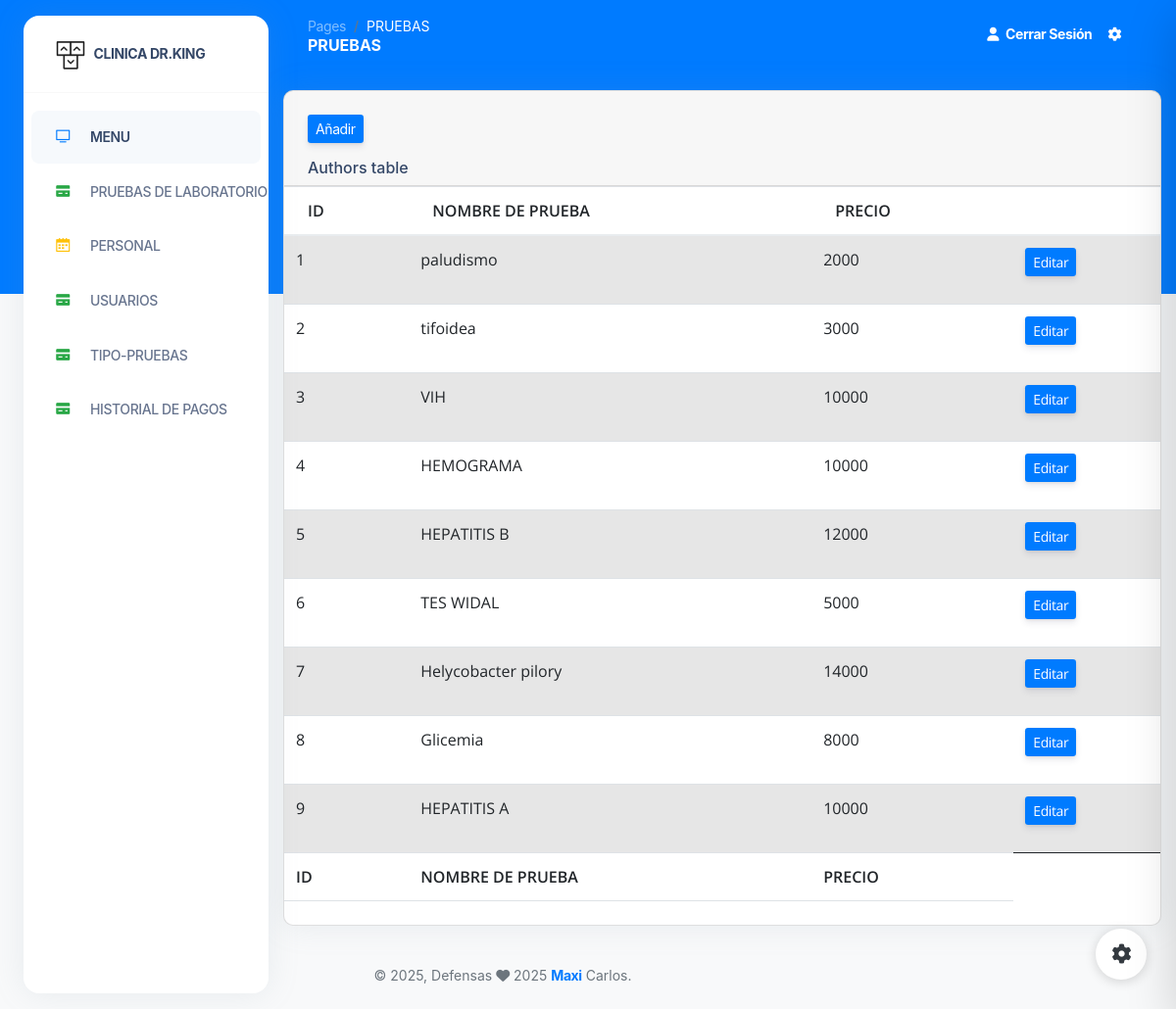
/ADMINISTRADOR/analiticas.php (signed in), run on the app's committed database.
### tables this page shows
CREATE TABLE `tipo_prueba` (
  `id` int(11) NOT NULL,
  `nombre_prueba` varchar(100) NOT NULL,
  `precio` int(11) NOT NULL
);

### componentes/tabla_analiticas.php (the view, shortened to what this page needs)
<?php
   require '../conexion/conexion.php';
   $sqlPacientes = "SELECT * FROM tipo_prueba";
   $pacientes = $conn->query($sqlPacientes);
   ?>
<div class="container-fluid py-4">
    <div class="row">
        <div class="col-12">
            <div class="card mb-4">
                <div class="card-header pb-0">
                    <a href="../ADMINISTRADOR/registrar_analiticas.php" class="btn btn-primary btn-sm">Añadir</a>
                    <h6>Authors table</h6>
                </div>
                <div class="card-body px-0 pt-0 pb-2">
                    <div class="table-responsive p-0">
                        <table id="example" class="table table-striped" style="width:100%">
                            <thead>
                                <tr>
                                    <th>ID</th>
                                    <th>NOMBRE DE PRUEBA</th>
                                    <th>PRECIO</th>
                                    <th></th>
                                </tr>
                            </thead>
                            <tbody>
                                <?php while ($row_pacientes = $pacientes->fetch_assoc()) {  ?>
                                    <tr>
                                        <td> <?= $row_pacientes['id']; ?></td>
                                        <td> <?= $row_pacientes['nombre_prueba']; ?></td>
                                        <td> <?= $row_pacientes['precio']; ?></td>
                                        <td>
                                            <a href="../ADMINISTRADOR/editar_analiticas.php?id=<?= $row_pacientes['id'];  ?>" class="btn btn-sm btn-primary">Editar</a>
                                        </td>
                                    </tr>
                                <?php } ?>
                            </tbody>
                            <tfoot>
                                <tr>
                                    <th>ID</th>
                                    <th>NOMBRE DE PRUEBA</th>
                                    <th>PRECIO</th>
                                </tr>
                            </tfoot>
                        </table>
                    </div>
                </div>
            </div>
        </div>
    </div>

### componentes/head.php (style rules this page uses)
.card { border-radius: 10px; background-color: #ffffff; }

### data on the page
tipo_prueba: id "1", nombre_prueba "paludismo", precio "2000"
tipo_prueba: id "2", nombre_prueba "tifoidea", precio "3000"
tipo_prueba: id "3", nombre_prueba "VIH", precio "10000"
tipo_prueba: id "4", nombre_prueba "HEMOGRAMA", precio "10000"
tipo_prueba: id "5", nombre_prueba "HEPATITIS B", precio "12000"
tipo_prueba: id "6", nombre_prueba "TES WIDAL", precio "5000"
tipo_prueba: id "7", nombre_prueba "Helycobacter pilory", precio "14000"
tipo_prueba: id "8", nombre_prueba "Glicemia", precio "8000"
tipo_prueba: id "9", nombre_prueba "HEPATITIS A", precio "10000"
